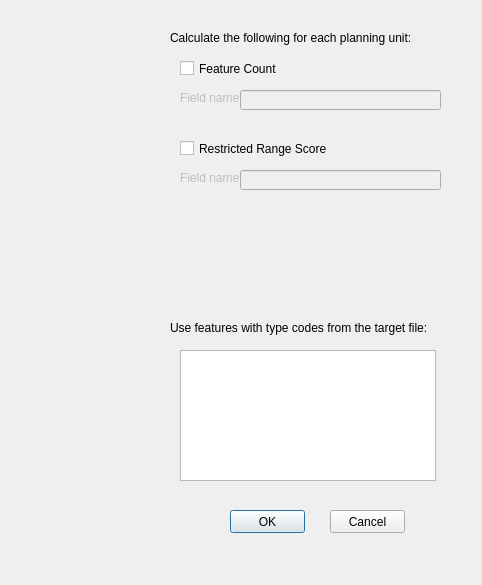
<?xml version="1.0" encoding="UTF-8"?>
<ui version="4.0">
 <class>richnessDialog</class>
 <widget class="QDialog" name="richnessDialog">
  <property name="windowModality">
   <enum>Qt::ApplicationModal</enum>
  </property>
  <property name="geometry">
   <rect>
    <x>0</x>
    <y>0</y>
    <width>482</width>
    <height>585</height>
   </rect>
  </property>
  <property name="windowTitle">
   <string>Create Marxan files</string>
  </property>
  <widget class="QCheckBox" name="countBox">
   <property name="geometry">
    <rect>
     <x>180</x>
     <y>60</y>
     <width>241</width>
     <height>17</height>
    </rect>
   </property>
   <property name="text">
    <string>Feature Count</string>
   </property>
  </widget>
  <widget class="QCheckBox" name="rangeBox">
   <property name="geometry">
    <rect>
     <x>180</x>
     <y>140</y>
     <width>161</width>
     <height>17</height>
    </rect>
   </property>
   <property name="text">
    <string>Restricted Range Score</string>
   </property>
  </widget>
  <widget class="QLabel" name="inputsLabel">
   <property name="geometry">
    <rect>
     <x>170</x>
     <y>30</y>
     <width>301</width>
     <height>16</height>
    </rect>
   </property>
   <property name="text">
    <string>Calculate the following for each planning unit:</string>
   </property>
  </widget>
  <widget class="QPushButton" name="okButton">
   <property name="geometry">
    <rect>
     <x>230</x>
     <y>510</y>
     <width>75</width>
     <height>23</height>
    </rect>
   </property>
   <property name="text">
    <string>OK</string>
   </property>
  </widget>
  <widget class="QPushButton" name="cancelButton">
   <property name="geometry">
    <rect>
     <x>330</x>
     <y>510</y>
     <width>75</width>
     <height>23</height>
    </rect>
   </property>
   <property name="text">
    <string>Cancel</string>
   </property>
  </widget>
  <widget class="QLabel" name="logoLabel">
   <property name="geometry">
    <rect>
     <x>10</x>
     <y>30</y>
     <width>121</width>
     <height>371</height>
    </rect>
   </property>
   <property name="text">
    <string/>
   </property>
   <property name="pixmap">
    <pixmap resource="resources.qrc">:/plugins/Cluz/icons/icons/setup_logo.png</pixmap>
   </property>
  </widget>
  <widget class="QLabel" name="typeLabel">
   <property name="geometry">
    <rect>
     <x>170</x>
     <y>320</y>
     <width>301</width>
     <height>16</height>
    </rect>
   </property>
   <property name="text">
    <string>Use features with type codes from the target file:</string>
   </property>
  </widget>
  <widget class="QListWidget" name="typeListWidget">
   <property name="geometry">
    <rect>
     <x>180</x>
     <y>350</y>
     <width>256</width>
     <height>131</height>
    </rect>
   </property>
   <property name="selectionMode">
    <enum>QAbstractItemView::MultiSelection</enum>
   </property>
  </widget>
  <widget class="QLabel" name="countLabel">
   <property name="enabled">
    <bool>false</bool>
   </property>
   <property name="geometry">
    <rect>
     <x>180</x>
     <y>90</y>
     <width>61</width>
     <height>16</height>
    </rect>
   </property>
   <property name="text">
    <string>Field name</string>
   </property>
  </widget>
  <widget class="QLabel" name="rangeLabel">
   <property name="enabled">
    <bool>false</bool>
   </property>
   <property name="geometry">
    <rect>
     <x>180</x>
     <y>170</y>
     <width>61</width>
     <height>16</height>
    </rect>
   </property>
   <property name="text">
    <string>Field name</string>
   </property>
  </widget>
  <widget class="QLineEdit" name="countLineEdit">
   <property name="enabled">
    <bool>false</bool>
   </property>
   <property name="geometry">
    <rect>
     <x>240</x>
     <y>90</y>
     <width>201</width>
     <height>20</height>
    </rect>
   </property>
  </widget>
  <widget class="QLineEdit" name="rangeLineEdit">
   <property name="enabled">
    <bool>false</bool>
   </property>
   <property name="geometry">
    <rect>
     <x>240</x>
     <y>170</y>
     <width>201</width>
     <height>20</height>
    </rect>
   </property>
  </widget>
 </widget>
 <resources>
  <include location="resources.qrc"/>
 </resources>
 <connections>
  <connection>
   <sender>cancelButton</sender>
   <signal>clicked()</signal>
   <receiver>richnessDialog</receiver>
   <slot>close()</slot>
   <hints>
    <hint type="sourcelabel">
     <x>360</x>
     <y>510</y>
    </hint>
    <hint type="destinationlabel">
     <x>336</x>
     <y>248</y>
    </hint>
   </hints>
  </connection>
  <connection>
   <sender>countBox</sender>
   <signal>clicked(bool)</signal>
   <receiver>countLabel</receiver>
   <slot>setEnabled(bool)</slot>
   <hints>
    <hint type="sourcelabel">
     <x>195</x>
     <y>69</y>
    </hint>
    <hint type="destinationlabel">
     <x>197</x>
     <y>94</y>
    </hint>
   </hints>
  </connection>
  <connection>
   <sender>countBox</sender>
   <signal>clicked(bool)</signal>
   <receiver>countLineEdit</receiver>
   <slot>setEnabled(bool)</slot>
   <hints>
    <hint type="sourcelabel">
     <x>249</x>
     <y>65</y>
    </hint>
    <hint type="destinationlabel">
     <x>271</x>
     <y>96</y>
    </hint>
   </hints>
  </connection>
  <connection>
   <sender>rangeBox</sender>
   <signal>clicked(bool)</signal>
   <receiver>rangeLabel</receiver>
   <slot>setEnabled(bool)</slot>
   <hints>
    <hint type="sourcelabel">
     <x>181</x>
     <y>155</y>
    </hint>
    <hint type="destinationlabel">
     <x>187</x>
     <y>178</y>
    </hint>
   </hints>
  </connection>
  <connection>
   <sender>rangeBox</sender>
   <signal>clicked(bool)</signal>
   <receiver>rangeLineEdit</receiver>
   <slot>setEnabled(bool)</slot>
   <hints>
    <hint type="sourcelabel">
     <x>244</x>
     <y>149</y>
    </hint>
    <hint type="destinationlabel">
     <x>259</x>
     <y>174</y>
    </hint>
   </hints>
  </connection>
 </connections>
</ui>
